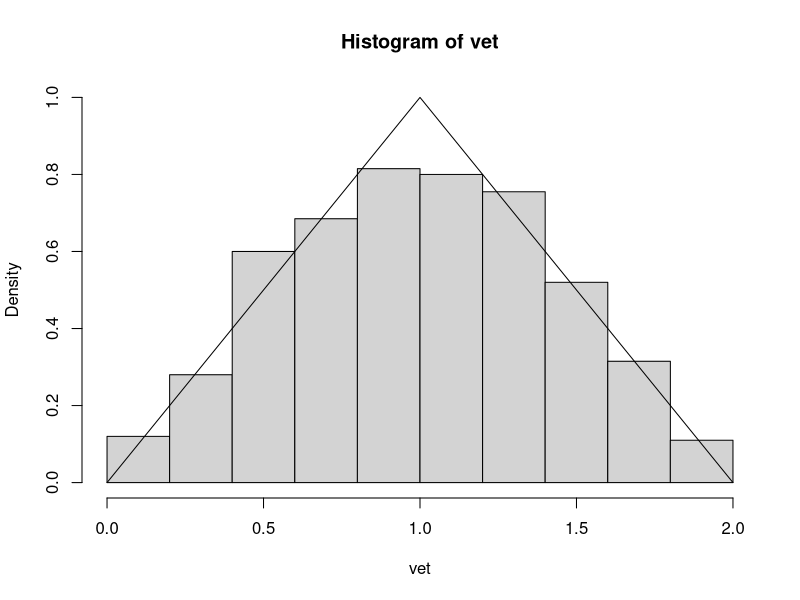
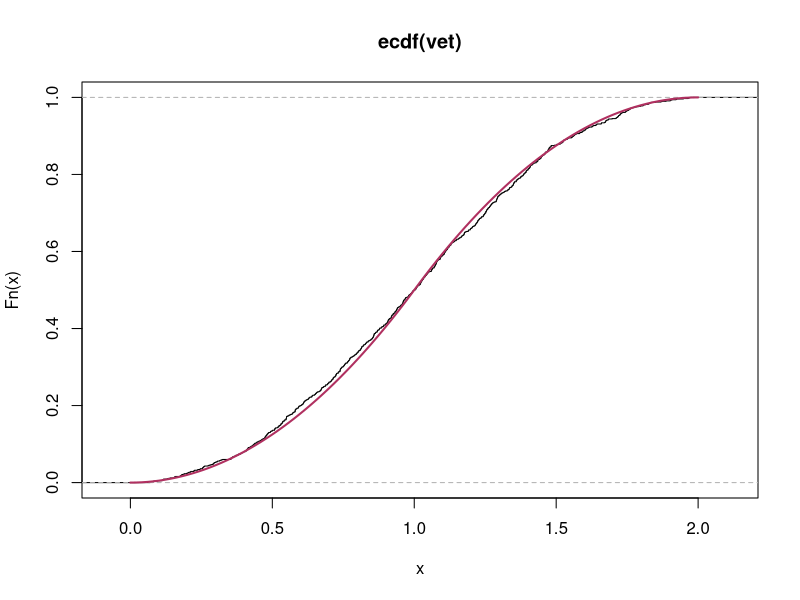

Write R code to recreate these figures, in order.
## ---- chunk 1
knitr::opts_chunk$set(echo = TRUE)
## ---- chunk 2
gerar.tri<-function()
{
  u<-runif(1)
  if(u<0.5)
  {
    x<-sqrt(2*u)
  }
  else
  {
    x<-2-sqrt(2*(1-u))
  }
  x
}

vet<-replicate(1000, gerar.tri())
## ---- chunk 3
fx<- function(x)
{
  ifelse(x<=1, x, 2-x)
}
hist(vet, freq = F, ylim=c(0,1))
curve(fx, from=0, to=2, add = T)
## ---- chunk 4
Fn<-ecdf(vet)
plot(Fn)

Fx<-function(x)
{
  ifelse(x<=1,(x^2)/2, (((-x^2)+4*x-2)/2))
}
curve(Fx, from=0, to=2, add = T, col="maroon", lwd=2)

ks.test(vet, y=Fx)
## ---- chunk 5

